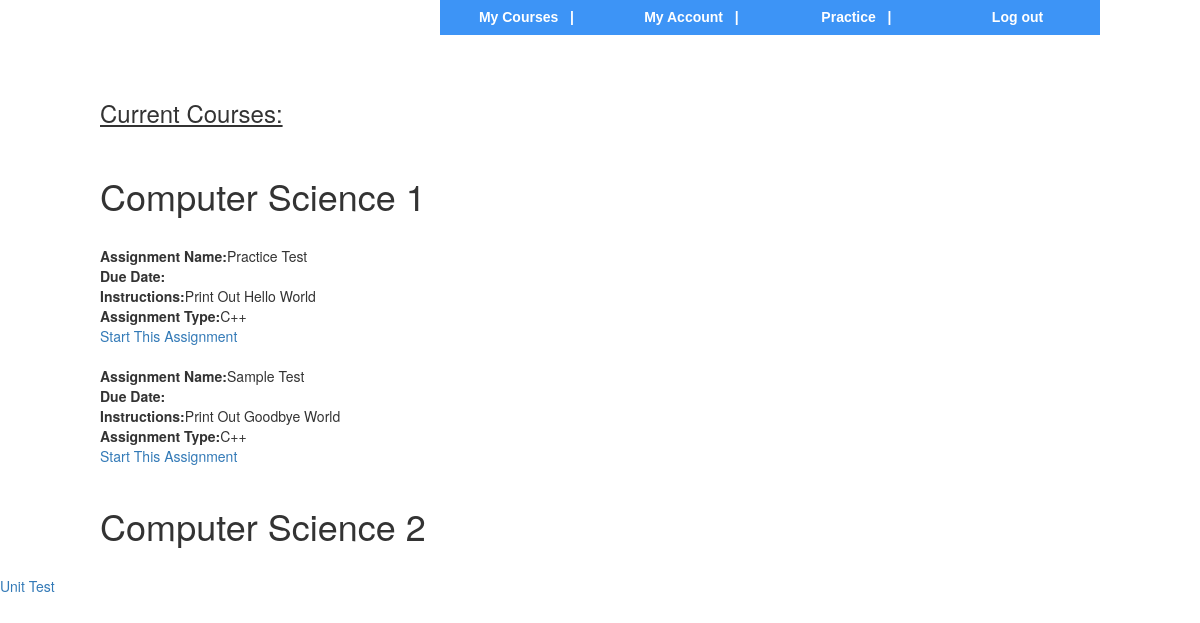
Before: /student/myCourses.php (signed in) with the older database file.
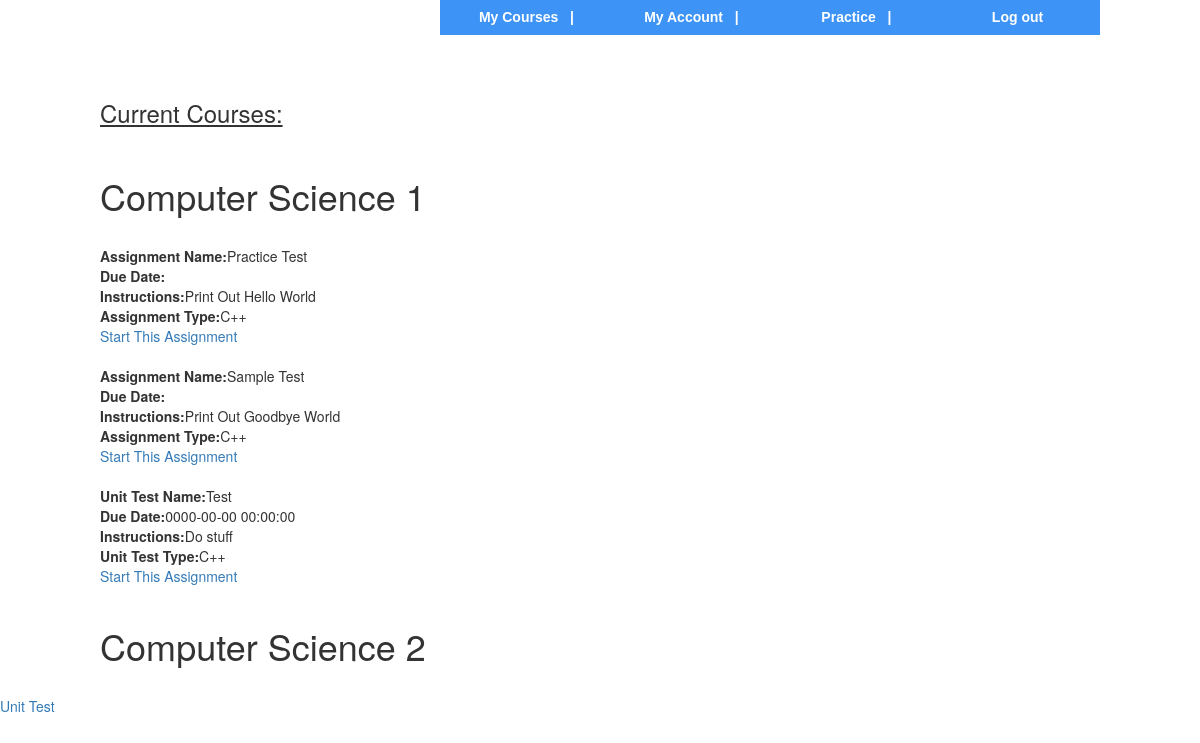
After: the same page with the newer database file.
### student/myCourses.php (the view, shortened to what this page needs)
<?php
include("../shared_php/header.php");
    echo ("  <br><br> <h3> <u> Current Courses: </u> </h3> <br> ");
$rosterQueryString = "SELECT * FROM Roster WHERE StudentId=" . $_SESSION['idmember'];
$rosterQuery = $mysqli->query($rosterQueryString);
while ($rosterQueryRow = mysqli_fetch_array($rosterQuery))
{
    $classnameQueryString = "SELECT * FROM Classes WHERE idClass=" . $rosterQueryRow['ClassId'];
    $classnameQuery = $mysqli->query($classnameQueryString);
    $classnameRow = mysqli_fetch_array($classnameQuery);
    echo "<h1>" . $classnameRow['ClassName'] . "</h1><br />";
    $assignmentQueryString = "SELECT * FROM Assignment WHERE AssignmentClass=" . $rosterQueryRow['ClassId'];
    $assignmentQuery = $mysqli->query($assignmentQueryString);
    while ($assignmentQueryRow = mysqli_fetch_array($assignmentQuery))
    {
        echo "<b>Assignment Name:</b> " . $assignmentQueryRow['AssignmentName'] . "<br />";
        echo "<b>Due Date:</b> " . $assignmentQueryRow['AssignmentDueDate'] . "<br />";
        echo "<b>Instructions:</b> " . $assignmentQueryRow['AssignmentInstructions'] . "<br />";
        if ($assignmentQueryRow['AssignmentType'] == 0) {
            echo "<b>Assignment Type:</b> C++<br />";
        } else {
            echo "<b>Assignment Type:</b> Python<br />";
        }
        echo "<a href='../student/submission.php?idAssignment=" . $assignmentQueryRow['idAssignment'] . "'>Start This Assignment</a><br />";
        echo "<br />";
    }
    $UnitTestQueryString = "SELECT * FROM UnitTest WHERE UnitTestClass=" . $rosterQueryRow['ClassId'];
    $UnitTestQuery = $mysqli->query($UnitTestQueryString);
    while($UnitTestQueryRow = mysqli_fetch_array($UnitTestQuery))
    {
        echo "<b>Unit Test Name:</b> " . $UnitTestQueryRow['UnitTestName'] . "<br />";
        echo "<b>Due Date:</b> " . $UnitTestQueryRow['UnitTestDueDate'] . "<br />";
        echo "<b>Instructions:</b> " . $UnitTestQueryRow['UnitTestInstructions'] . "<br />";
        if ($UnitTestQueryRow['UnitTestType'] == 0) {
            echo "<b>Unit Test Type:</b> C++<br />";
        } else {
            echo "<b>Unit Test Type:</b> Python<br />";
        }
        $id = $UnitTestQueryRow['idUnitTest'];
        $name = $UnitTestQueryRow['UnitTestName'];
        echo "<a href='../student/unit_testing.php?idUnitTest=".$id."&UnitTestName=".$name."'>Start This Assignment</a><br />";
        echo "<br />";
    }
}
include("../shared_php/footer.php");
?>
<a href="unit_testing.php">Unit</a>
<a href="test.php">Test</a>

### shared_php/header.php (shortened to what this page needs)
<!DOCTYPE html>
<html>
    <head>
        <link rel="stylesheet" href="../css/main.css" />
         <link rel="stylesheet" href="../css/codemirror.css" />
        <link rel="stylesheet" href="../css/jquery-ui.css" />
        <link rel="stylesheet" href="../css/nav-bar.css" />
        <link href="//netdna.bootstrapcdn.com/bootstrap/3.0.2/css/bootstrap.min.css" rel="stylesheet">
    </head>
    <body>
        <div id="big_wrapper">
            <div align="right">
                <?php
                if ($_SESSION['isinstructor'] == 0) {
                    echo " <div id='menu'>
      <ul id='nav'>
        <li><a href='../shared_php/logout.php'>Log out</a>
               </li>
    </ul>
      <ul id='nav'>
        <li><a href='../shared_php/practice.php'>&nbsp; Practice   &nbsp;     |</a>
               </li>
    </ul>
    <ul id='nav'>
        <li><a href=''>&nbsp; My Account &nbsp;   |</a>
            <ul>
                <li><a href='../shared_php/changePass.php'>Change Password</a></li>
                <li><a href='../shared_php/viewNotif.php'>View Notification</a></li>
                <li><a href='../student/viewSubmissions.php'>View Submissions</a></li>
            </ul>
        </li>
    </ul>
<ul id='nav'>
        <li><a href='../student/myCourses.php' >&nbsp; My Courses &nbsp; |</a>
             </li>
    </ul>
</div>
";
                }
                ?>
                <br> <br>
            </div>

### shared_php/footer.php
        </div>
    </body>
</html>

### css/main.css (style rules this page uses)
body { background: whitesmoke; font: 14px/21px "HelveticaNeue", "Helvetica Neue", Helvetica, Arial, sans-serif; color: black; -webkit-font-smoothing: antialiased; -webkit-text-size-adjust: none; }
h1 { font: bold 16px Tahoma; }
header,bottom, section, footer, aside, nav, table, textarea, ul { display:block; }
#big_wrapper { max-width: 1000px; margin-left: auto; margin-right: auto; display:-webkit-box; -webkit-box-orient: vertical; -webkit-box-flex: 1; }

### css/nav-bar.css (style rules this page uses)
#menu { border:none; border:0px; margin:0px; padding:0px; font: 67.5% "Lucida Sans Unicode", "Bitstream Vera Sans", "Trebuchet Unicode MS", "Lucida Grande", Verdana, Helvetica, sans-serif; font-size:14px; font-weight:bold; }
#nav { height:35px; list-style:none; margin:0; padding:0; float:right; text-align:center; }
#nav li { display:inline-block; position:relative; float:right; background: #3d94f6; }
#nav li a { display:inline-block; width:165px; line-height:35px; padding:0; text-decoration:none; color:#ffffff; }

Changed rows visible on the page:
changed roster "Computer Science 1": gains unittest (UnitTestName "Test", UnitTestDueDate "0000-00-00 00:00:00", UnitTestInstructions "Do stuff", shows "Unit Test Type:", UnitTestType "C++")
